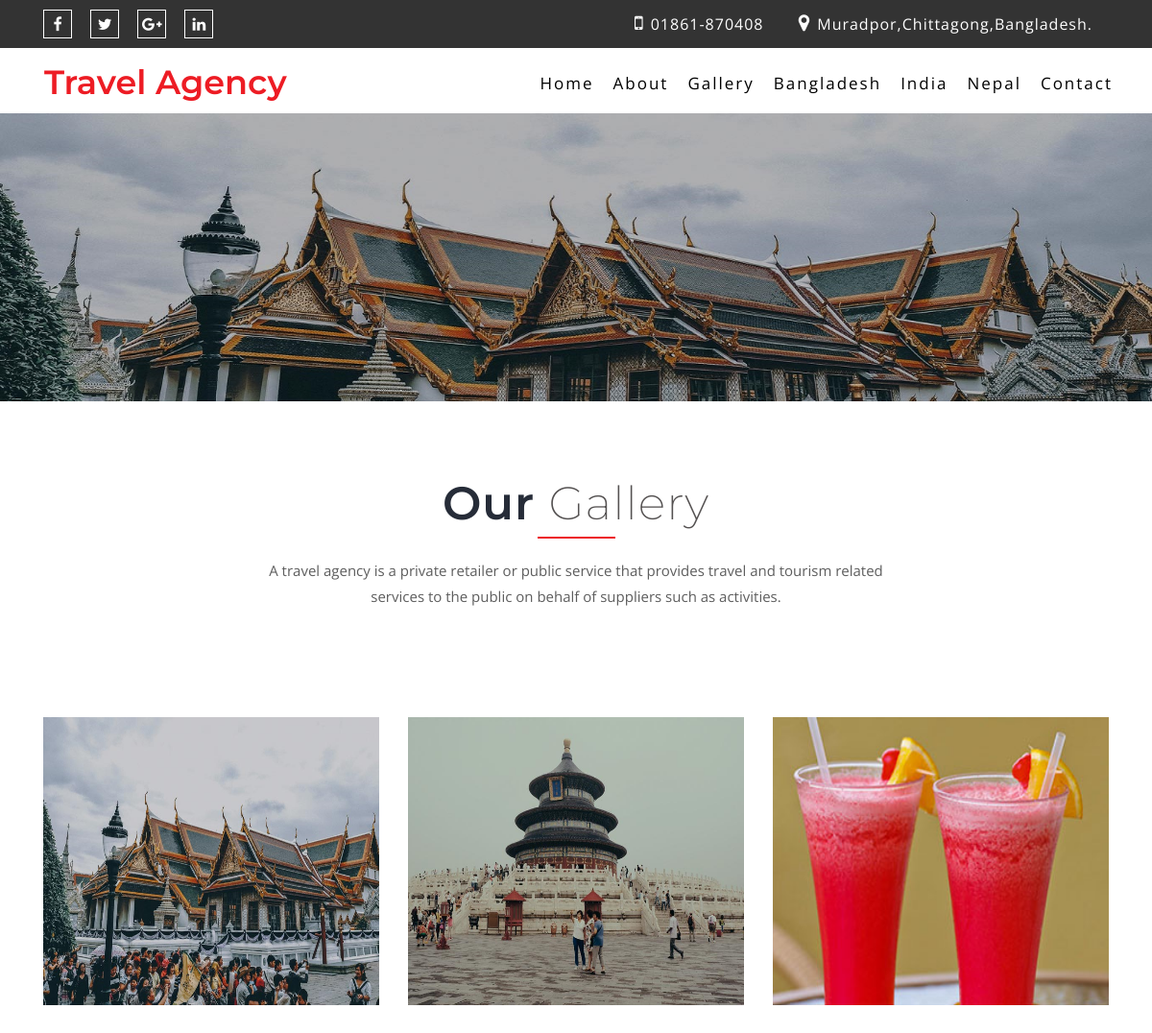
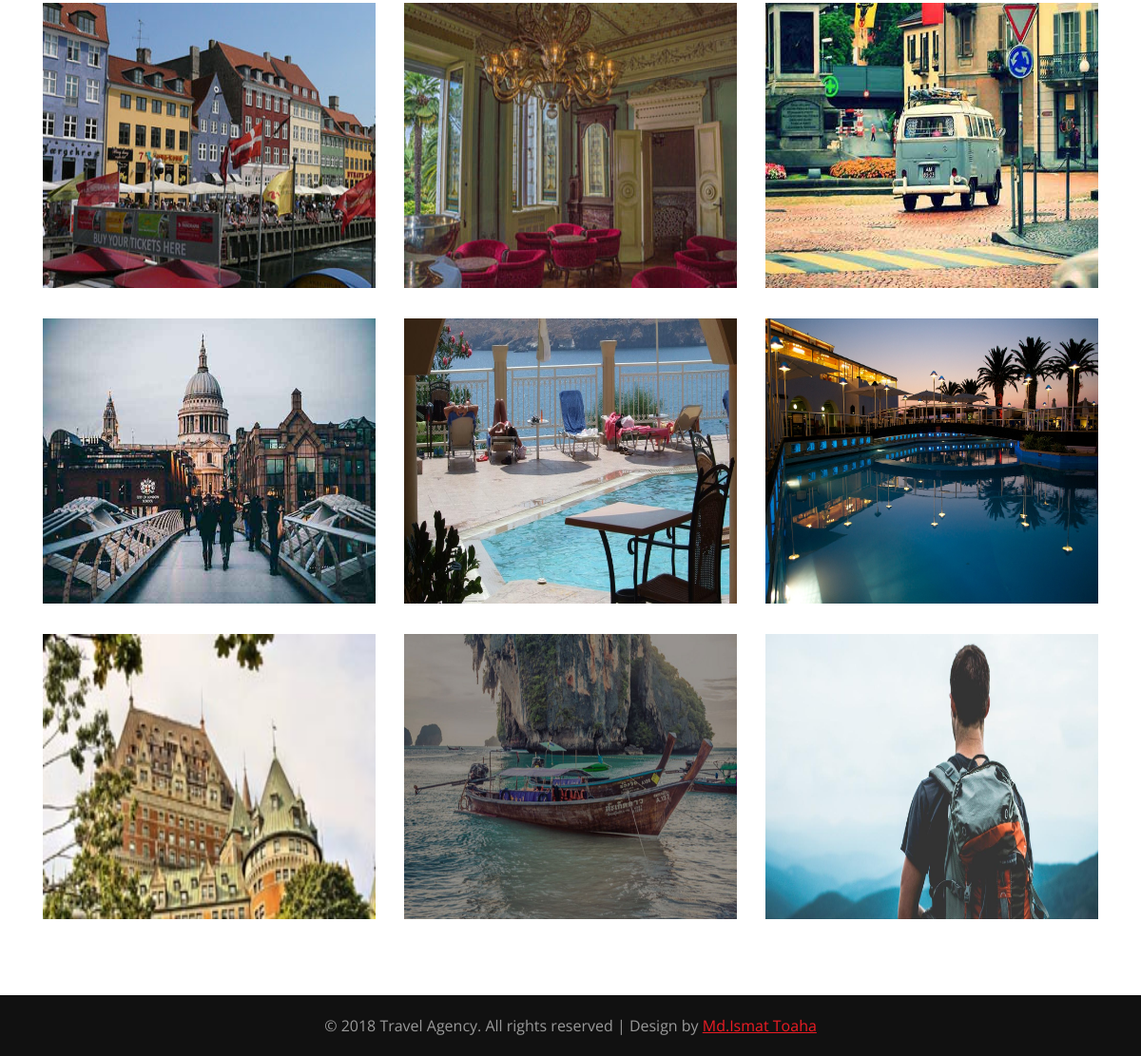
/gallery.php, run on the app's committed database (2 pictures, top to bottom).
### tables this page shows
CREATE TABLE `add_category` (
  `id` int(11) NOT NULL,
  `category_Name` varchar(111) NOT NULL,
  `publication_Status` int(111) NOT NULL
);

CREATE TABLE `add_images` (
  `id` int(111) NOT NULL,
  `img` text NOT NULL,
  `publication_Status` int(111) NOT NULL
);

### gallery.php (the view, shortened to what this page needs)
<!DOCTYPE html>
<html lang="en">
<head>
<link href="css/bootstrap.css" rel="stylesheet" type="text/css" media="all" />
<link href="css/style.css" rel="stylesheet" type="text/css" media="all" />
<link href="css/simpleLightbox.css" rel="stylesheet" type="text/css" />
<link href="css/font-awesome.css" rel="stylesheet">
</head>
<body>
				<div class="top">
					<div class="container">
							<div class="col-md-6 top-middle">
								<ul>
									<li><a href="#"><i class="fa fa-facebook"></i></a></li>
									<li><a href="#"><i class="fa fa-twitter"></i></a></li>
									<li><a href="#"><i class="fa fa-google-plus"></i></a></li>
									<li><a href="#"><i class="fa fa-linkedin"></i></a></li>
								</ul>
							</div>
							<div class="col-md-6 top-left">
								<ul>
                                    <li><i class="fa fa-mobile" aria-hidden="true"></i> 01861-870408</li>
                                    <li><i class="fa fa-map-marker" aria-hidden="true"></i> Muradpor,Chittagong,Bangladesh. </li>
								</ul>
							</div>
							<div class="clearfix"></div>
					</div>
				</div>
				<div class="top-bar">
				<div class="container">
					<div class="header">
                        <?php include 'navber.php';?>
				</div>
			</div>
		</div>
	<div class="banner-1">
	</div>
	<div class="banner-bottom gallery">
		<div class="container">
		<div class="wthree_head_section">
				<h2 class="w3l_header">Our <span>Gallery</span></h2>
				<p>A travel agency is a private retailer or public service that provides travel and tourism related services to the public on behalf of suppliers such as activities.</p>
			</div>
			<div class="w3ls_gallery_grids">
                <?php
                try{
                $con = new PDO ("mysql:host=localhost;dbname=travels","root","");
                $select=$con->prepare("SELECT * FROM add_images WHERE publication_Status=1 ORDER BY id DESC LIMIT 12");
                $select->setFetchMode(PDO::FETCH_ASSOC);
                $select->execute();
                ?>
                <?php while($p=$select->fetch()){?>
				<div class="col-md-4 w3_agile_gallery_grid">
					<div class="agile_gallery_grid">
						<a title="Donec sapien massa, placerat ac sodales ac, feugiat quis est." href="admin/<?php echo $p['img']?>" />
							<div class="agile_gallery_grid1">
								<img src="admin/<?php echo $p['img']?>" alt=" "  height="300px" />
							</div>
					</div>
				</div><?php }
                }
                catch(PDOException $e)
                {echo "error" . $e->getMessage();
                }
                ?>
				<div class="clearfix"></div>
			</div>
		</div>
	</div>
<?php include "footer.php"?>
</body>
</html>

### navber.php (shortened to what this page needs)
<nav class="navbar navbar-default">
    <div class="navbar-header navbar-left">
        <h1><a class="navbar-brand" href="index.php">Travel Agency</span></a></h1>
    </div>
    <?php
    try{
    $con = new PDO ("mysql:host=localhost;dbname=travels","root","");
    $select=$con->prepare("SELECT * FROM add_category WHERE publication_Status=1");
    $select->setFetchMode(PDO::FETCH_ASSOC);
    $select->execute();
    ?>
    <div class="collapse navbar-collapse navbar-right" id="bs-example-navbar-collapse-1">
        <nav class="cl-effect-15" id="cl-effect-15">
            <ul class="nav navbar-nav">
                <li><a href="index.php">Home</a></li>
                <li><a href="about.php">About</a></li>
                <li><a href="gallery.php">Gallery</a></li>
                <?php while($p=$select->fetch()){?>
                    <li><a href="tour.php?id=<?php echo $p['category_Name'];?>"><?php echo $p['category_Name']?></a></li>
                <?php }
                }
                catch(PDOException $e)
                {echo "error" . $e->getMessage();
                }
                ?>
                <li><a href="contact.php">Contact</a></li>
            </ul>
        </nav>
    </div>
</nav>

### footer.php
<div class="agileinfo_copyright">
    <p>© 2018 Travel Agency. All rights reserved | Design by <a href="#">Md.Ismat Toaha</a></p>
</div>

### css/style.css (style rules this page uses)
html, body { font-size: 100%; font-family: 'Open Sans', sans-serif; background:#ffffff; margin: 0; }
p,ul li,ol li { margin:0; font-size:16px; }
h1,h2,h3,h4,h5,h6 { margin:0; font-family: 'Montserrat', sans-serif; }
ul,label { margin:0; padding:0; }
input[type="submit"],input[type="reset"],a { -webkit-transition: 0.5s ease-in; -moz-transition: 0.5s ease-in; -ms-transition: 0.5s ease-in; -o-transition: 0.5s ease-in; transition:0.5s ease-in; }
img { width:100%; }
.banner-1 { background:url(../images/1.jpg) no-repeat 0px 0px; background-size:cover; position: relative; min-height:300px; }
.top-middle li { display: inline-block; }
.top .top-middle, .top .top-right { padding: 0px; }
.top .top-left { padding: 4px 0 0; text-align: right; }
.top-left li { display: inline-block; color:#fff; margin-right: 2em; letter-spacing: 1px; }
.top { padding: 10px 0; background: #333; }
.top-middle { text-align: left; }
.top-left i.fa { margin-right: 2px; color: #ffffff; font-size: 20px; }
.top-middle li { margin-left: 15px; }
.top-middle .fa-facebook { font-size: 16px; text-align: center; line-height: 29px; width: 30px; height: 30px; }
.top-middle .fa-twitter { font-size: 16px; text-align: center; line-height: 29px; width: 30px; height: 30px; }
.top-middle .fa-google-plus { font-size: 16px; text-align: center; line-height: 29px; width: 30px; height: 30px; }
.top-middle .fa-linkedin { font-size: 16px; text-align: center; line-height: 29px; width: 30px; height: 30px; }
.top-middle i.fa { border: 1px solid #fff; color: #fff; transition: 0.5s all; -webkit-transition: 0.5s all; -moz-transition: 0.5s all; -o-transition: 0.5s all; -ms-transition: 0.5s all; }
.top-bar { background: #fff; padding: 10px 0; }
.navbar-brand { line-height: 0px !important; }
.navbar-brand { float: none; }
.navbar { margin-bottom: 0; }
.navbar-nav { float: right; }
.navbar-default { background:none; border-color: rgba(103, 80, 31, 0); }
.navbar-default .navbar-brand { color:#ed1c24 !important; font-size: 35px; font-weight: 600; text-decoration: none; }
.navbar-default .navbar-collapse, .navbar-default .navbar-form { padding: 0; float: left; margin-left: 20em; }
.navbar { position: relative; min-height: inherit; }
.navbar-header { margin-top: 5px; }
.navbar-default .navbar-nav > li > a { color:#000; }
.navbar-collapse { padding: 0; border-top: none; box-shadow: none; }
.navbar-default .navbar-collapse, .navbar-default .navbar-form { border: none; }
.navbar-right { float: none !important; margin-right: 0; margin-left: 0em; }
.navbar-nav { float: right !important; margin: 6px 0 0; }
.navbar-nav > li > a { padding: 0px; }
.cl-effect-15 a { color: #000; text-shadow: none; text-decoration: none; font-size: 17px; letter-spacing: 2px; }
.cl-effect-15 a::before { content: attr(data-hover); position: absolute; -webkit-transition: -webkit-transform 0.3s, opacity 0.3s; -moz-transition: -moz-transform 0.3s, opacity 0.3s; transition: transform 0.3s, opacity 0.3s; }
nav#cl-effect-15 ul li { list-style: none; display: inline-block; padding: 10px; }
.wthree_head_section { margin-bottom: 4em; }
.w3l_header { font-size: 3em; color: #262c38; letter-spacing: 1px; position: relative; font-weight: 600; text-align: center; }
.w3l_header span { color: #545151; font-weight: 200; }
.wthree_head_section p { font-size: 15px; text-align: center; margin: 20px auto; width: 60%; color: #5e5e5e; line-height: 1.8em; }
.w3l_header:after { border-top: 2px solid #ed1c24; display: block; width: 81px; content: ""; margin: 8px auto 0; }
.agileinfo_copyright p { color:#999; line-height:2em; text-align:center; }
.agileinfo_copyright p a { color:#ed1c24; text-decoration:underline; }
.agileinfo_copyright { background: #111; padding: 1em 0; }
.w3ls_gallery_grids { padding-top:1em; }
.agile_gallery_grid { margin-top:2em; }
.agile_gallery_grid1 { position: relative; }
.banner-bottom.gallery { padding:5em 0; }

### data on the page
add_category: category_Name "Bangladesh"
add_category: category_Name "India"
add_category: category_Name "Nepal"
add_images: img (picture)
add_images: img (picture)
add_images: img (picture)
add_images: img (picture)
add_images: img (picture)
add_images: img (picture)
add_images: img (picture)
add_images: img (picture)
add_images: img (picture)
add_images: img (picture)
add_images: img (picture)
add_images: img (picture)
